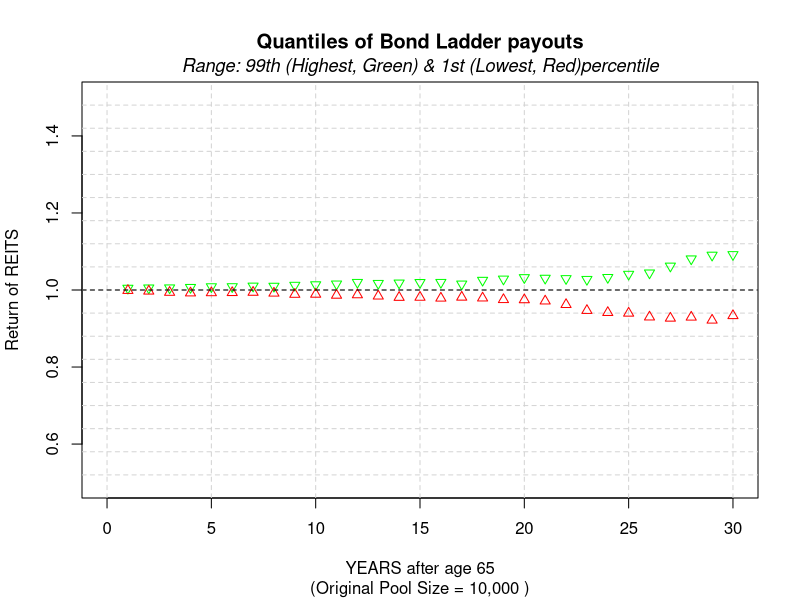

Here is the R script that generated this plot:
set.seed(1234)

lifetable_2021 <- read.csv("data/LifeTablesbyYear/2021.csv")

### q/(1-q) for each age
expected_longevity_return <- function(periods, lifetable){
  #initialize the return vector
  r <- rep(0, periods)
  
  for (j in 1:periods){
    r[j] <- lifetable[lifetable$Age == 65+j, "qx"]/(1-lifetable[lifetable$Age == 65+j, "qx"])
  }
  
  return(r)
}

### G for each period
group_gain <- function(periods, lifetable, r, n){
  #initialize the return vector
  G <- rep(0, periods)
  
  for (j in 1:periods){
    deaths <- rbinom(1, n, lifetable[lifetable$Age == 65+j, "qx"])
    n <- n - deaths
    G[j] <- deaths/(r[j]*n)
  }
  
  return(G)
}

calculate_dt <- function(periods, lifetable){
  oMq <- rep(0, periods)
  oMq[1] <- 1 - lifetable[lifetable$Age == 65, "qx"] # 1-q
  for (j in 2:periods){
    oMq[j] <- oMq[j-1]*(1 - lifetable[lifetable$Age == 65+j, "qx"])
  }
  return(oMq)
}

calculate_total_payout <- function(periods, lifetable, one_plus_rG, dt){
  total_payout <- rep(0, periods)
  
  for (t in 1:periods){
    dummy <- dt[t]
    for (k in 1:t){
      dummy <- dummy*one_plus_rG[k]
    }
    total_payout[t] <- dummy
  }
  return(total_payout)
}

bondLadder <- function(N, periods, lifetable, number_individuals){
  for (i in 1:N){
    r <- expected_longevity_return(periods, lifetable)
    G <- group_gain(periods, lifetable, r, number_individuals)
    one_plus_rG <- r*G + 1
    dt <- calculate_dt(periods, lifetable)
    total_payout <- calculate_total_payout(periods, lifetable, one_plus_rG, dt)
    if (i == 1){
      bond_payout_matrix <- total_payout
    } else {
      bond_payout_matrix <- cbind(bond_payout_matrix, total_payout)
    }
  }
  return(bond_payout_matrix)
}

N <- 100
number_individuals <- 10000
periods <- 30

matrix <- bondLadder(N, periods, lifetable_2021, number_individuals)

plot(c(0,30),c(0.5,1.5),type="n",
     xlab="YEARS after age 65",
     ylab="Return of REITS")
title(main="Quantiles of Bond Ladder payouts",
      sub="(Original Pool Size = 10,000 )")
mtext(side=3, line=0.3,
      "Range: 99th (Highest, Green) & 1st (Lowest, Red)percentile"
      ,cex=1.1,font=3)
grid(ny=18,lty=20)
for (i in 1:30){
  pct99<-as.numeric(quantile(matrix[i,],1))
  pct01<-as.numeric(quantile(matrix[i,],0))
  points(i,pct99,col="green",pch=6)
  points(i,pct01,col="red",pch=2)
}
abline(h=1,lty=2)
abline(h=0,lty=2)

#multiplicar todos los tpx*proporcion inicial (1-n0)
